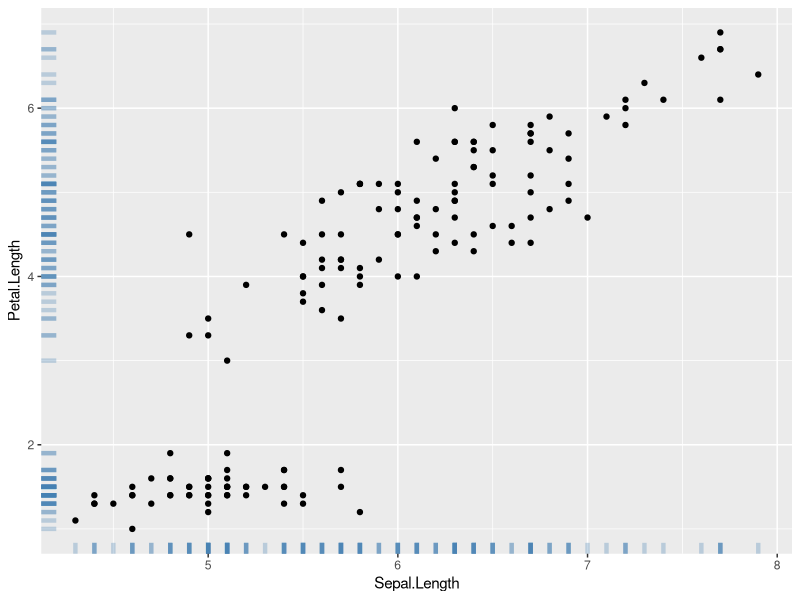

Write R code to recreate this figure.
# Title: geompoint_6
# Author: Bolun Xu
# Version: 1.0
# Date: 2025/4/1
# Description: 散点图 geom_point geom_rug 分布 地毯线

# library
library(ggplot2)

# Iris dataset
head(iris)

# plot
ggplot(data=iris, aes(x=Sepal.Length, Petal.Length)) +
  geom_point() +
  geom_rug(col="steelblue",  # 设置地毯线的颜色
           alpha=0.3,  # 线条的透明度
           linewidth=1.5,  # 设置地毯线的粗细
           # sides = "b"  # 仅显示在 x 轴底部  可选 "b"（底部）、"l"（左）、"r"（右）、"t"（顶部）或组合（如 "bl" 表示底部和左侧）
           length = unit(0.02, "npc")  # 更短的线段  控制线段长度（单位是绘图区域的比例，默认为 0.03）
  )